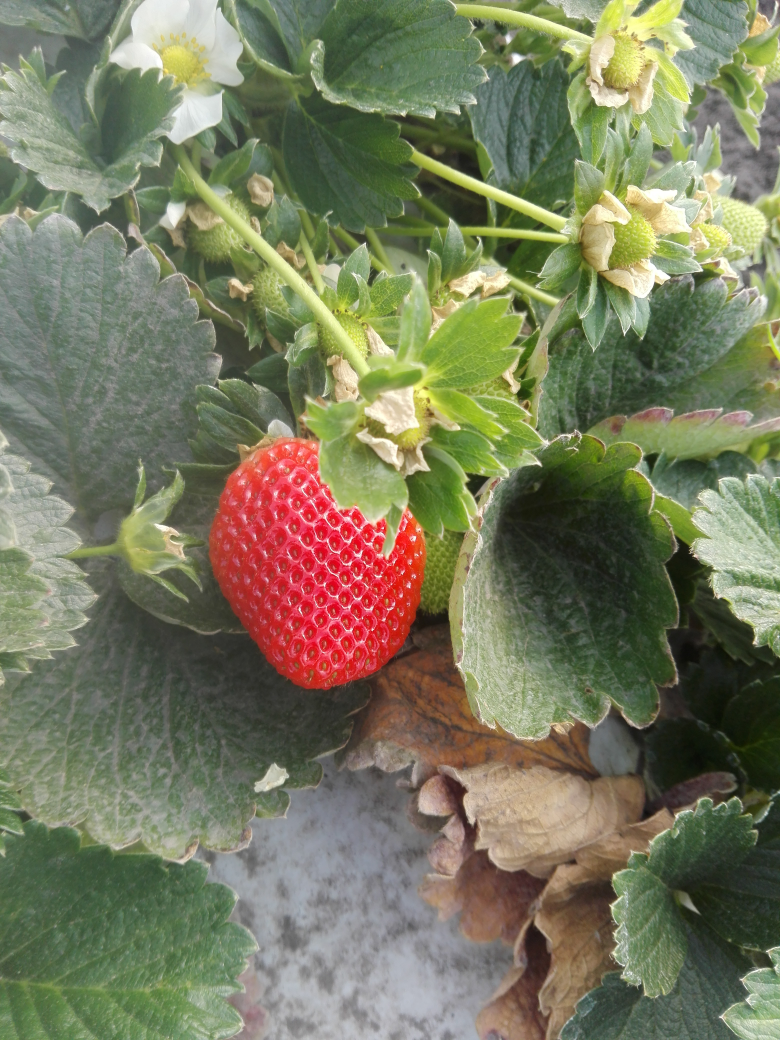
#> input picture database/images/complete/fresas.004.jpg, 3120 x 4160 px (shown at 1/4 size)
$ python -i strawberry.py   (imports and definitions only)
#> lines starting #> are read from the running program, lines starting #| are printed output that depends on the picture; after the words box and inside, x2 and y2 are one past the last pixel; in counts of white or black regions, pixels touching at a corner belong together
#> further down, picture is the input picture: shape (4160, 3120, 3); mean B, G, R 94.4, 122, 120.4
import math
import cv2
import numpy as np


# [22 lines left out: function Depth, not called in this run]


def SBFilter(src):
        #Converting the RGB image into a LAB image
    lab_image = cv2.cvtColor(src, cv2.COLOR_BGR2LAB)
#> lab_image: shape (4160, 3120, 3); mean of channels 0, 1, 2 128.4, 122.6, 143.5
        #Separating channels of the color space
    #l_channel,a_channel,b_channel = cv2.split(lab_image)
    a_channel = lab_image[:,:,1]
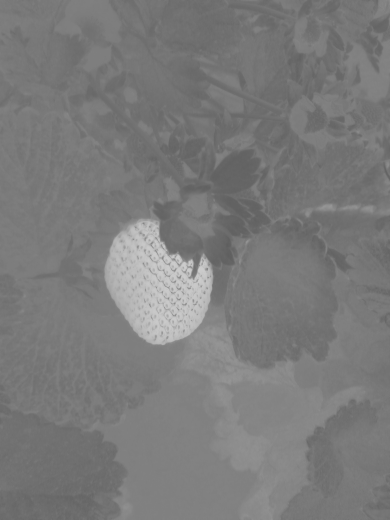
#> a_channel: shape (4160, 3120) (shown at 1/8 size); min 93, max 207, mean 122.6
        #Removing big false positives
    #a_channel =a_channel-np.abs(128-b_channel)
        #Highlighting the strawberry
    #ret2,th = cv2.threshold(a_channel,175,255,cv2.THRESH_TRUNC)
	#Binarizing the image
    ret3,th2 = cv2.threshold(a_channel,165,255,cv2.THRESH_BINARY)
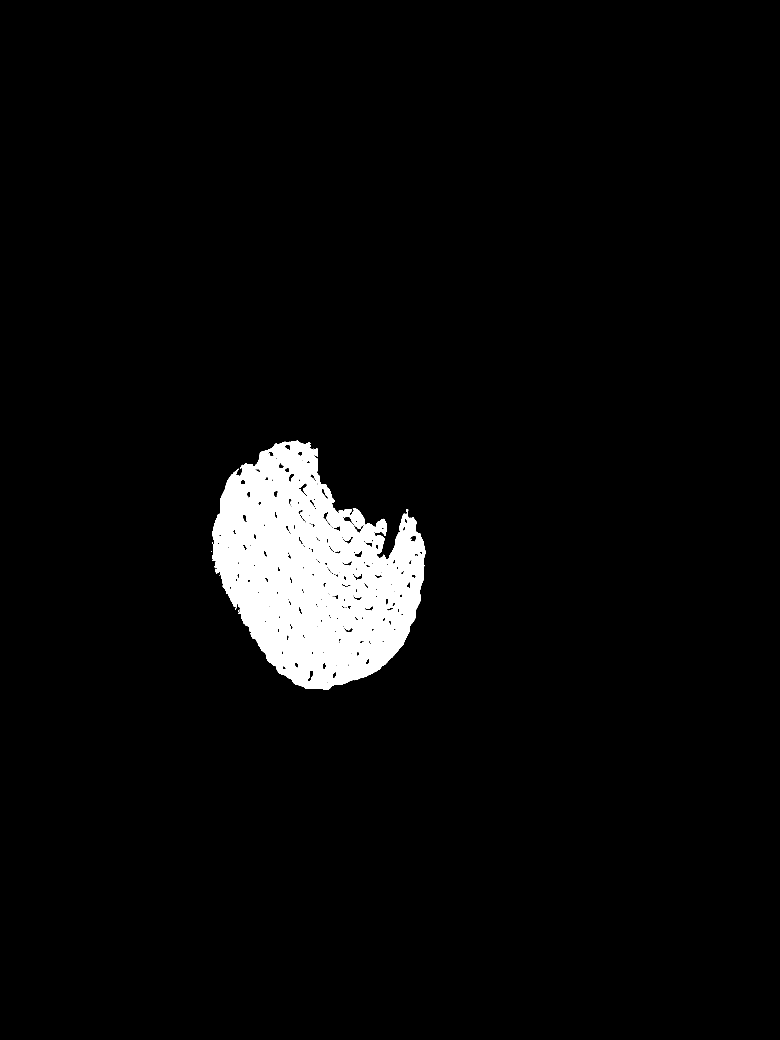
#> th2: shape (4160, 3120) (shown at 1/4 size); 4% white; 29 white regions (27 under 20 px), largest, box (x1, y1, x2, y2) and area: (848, 1763, 1702, 2759) 522291, (948, 1875, 954, 1882) 25

      #Filtering small false positives
    kernel = np.ones((15,15),np.uint8)
    filtered = cv2.morphologyEx(th2, cv2.MORPH_OPEN, kernel)
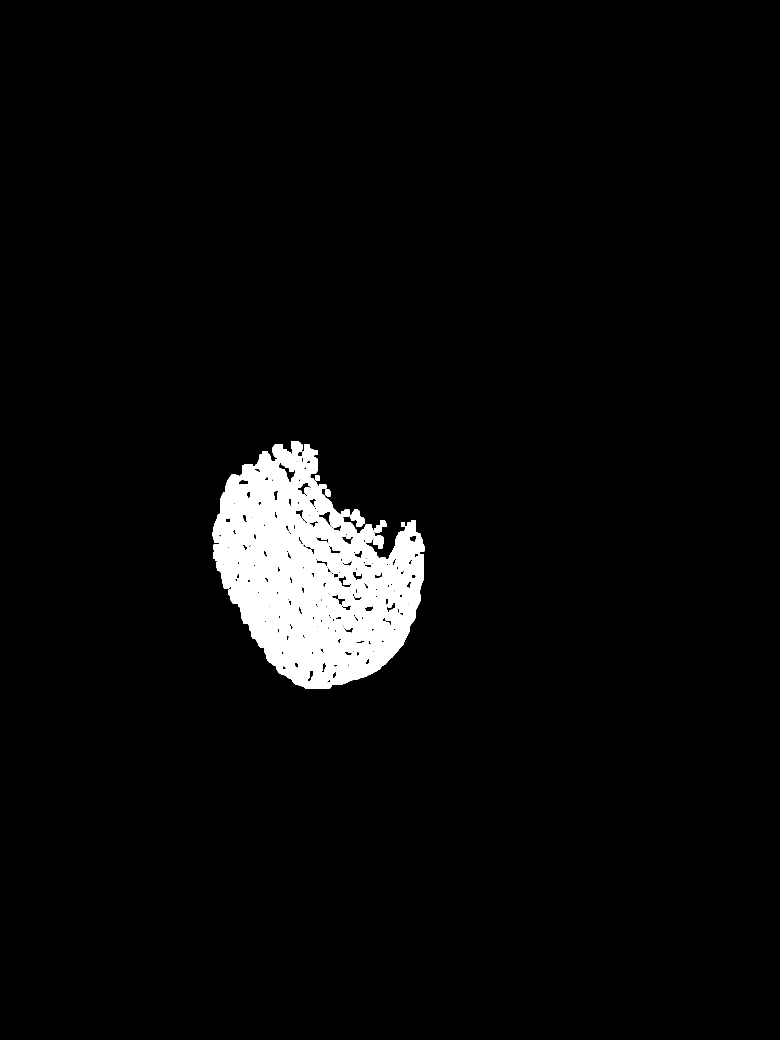
#> filtered: shape (4160, 3120) (shown at 1/4 size); 3.9% white; 6 white regions, box (x1, y1, x2, y2) and area: (850, 1767, 1698, 2756) 497050, (1403, 2038, 1457, 2108) 2216, (1499, 2081, 1545, 2130) 1253, (1301, 1959, 1323, 1985) 517, (1261, 1901, 1279, 1923) 371, (1604, 2088, 1619, 2105) 255
    filtered = cv2.dilate(filtered,kernel,iterations = 1)
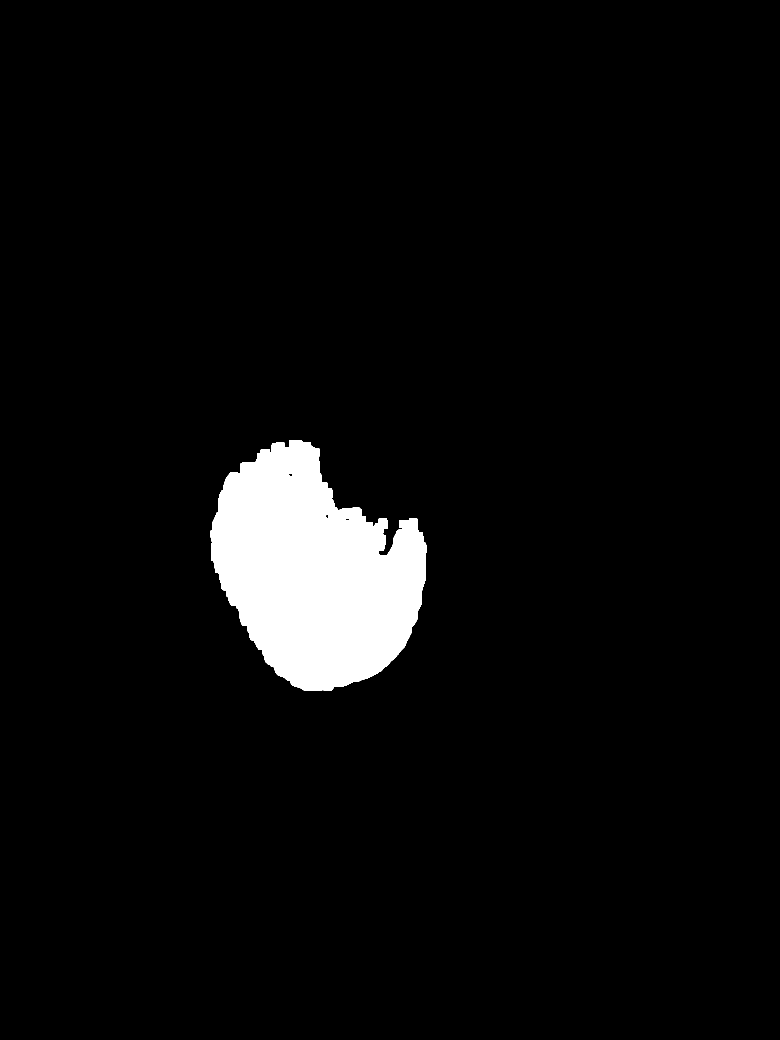
#> filtered: shape (4160, 3120) (shown at 1/4 size); 4.4% white; 1 white region

    a_channel_3d = np.zeros((src.shape[0],src.shape[1],3))
    a_channel_3d[:,:,0] = a_channel
#> a_channel_3d: shape (4160, 3120, 3) float64; mean of channels 0, 1, 2 122.6, 0, 0
    a_channel_3d[:,:,1] = a_channel
#> a_channel_3d: shape (4160, 3120, 3) float64; mean of channels 0, 1, 2 122.6, 122.6, 0
    a_channel_3d[:,:,2] = a_channel
#> a_channel_3d: shape (4160, 3120, 3) float64; mean of channels 0, 1, 2 122.6, 122.6, 122.6

    	##Searching for contours
    contours, hierarchy = cv2.findContours(filtered, cv2.RETR_LIST, cv2.CHAIN_APPROX_SIMPLE)
#> contours = 26 contours, 13 with area under 20; largest, box (x1, y1, x2, y2) and area: (843, 1760, 1705, 2763) 575626, (1152, 1894, 1173, 1908) 170, (1298, 2056, 1313, 2078) 150, (1382, 2073, 1397, 2083) 118, (1497, 2184, 1508, 2199) 66

    return contours, a_channel_3d


  ##Searches the nearest stride and kernel size such that a given number of sweeps is satisfied
# [56 lines left out: functions search4stride, Scanner, TransfCoord, Predict, not called in this run]

>>> import cv2
>>> picture = cv2.imread('../../database/images/complete/fresas.004.jpg')
>>> result = SBFilter(picture)

$ run again, on database/images/complete/fresas.011.jpg
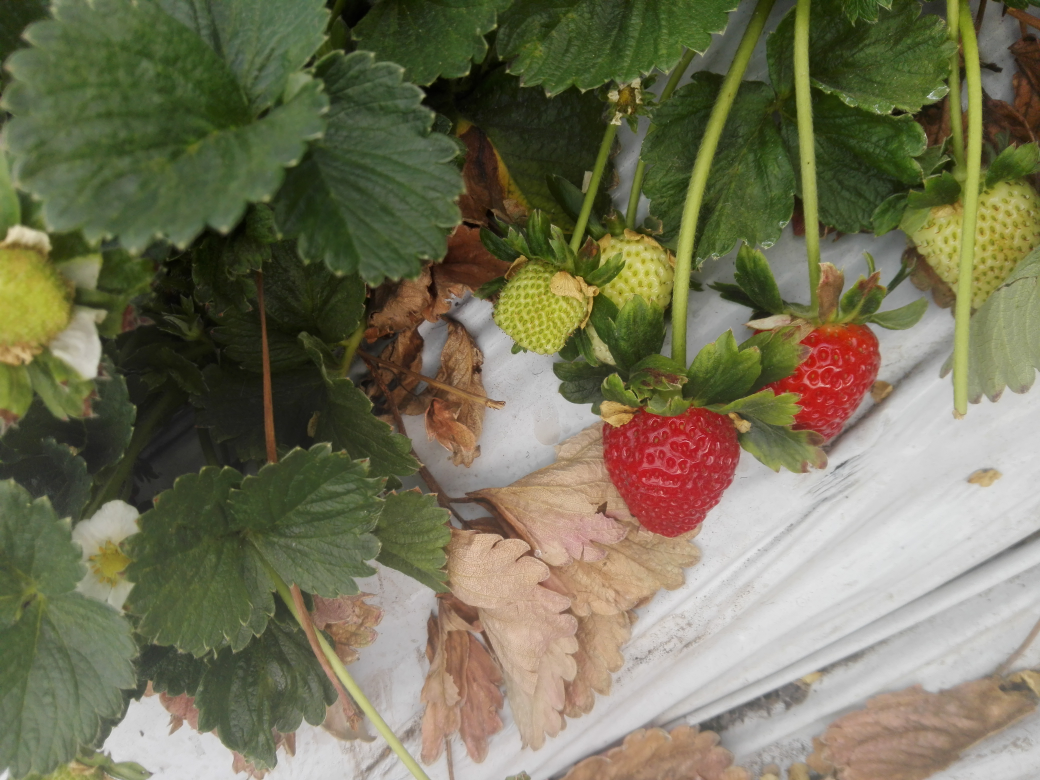
#> input picture database/images/complete/fresas.011.jpg, 4160 x 3120 px (shown at 1/4 size)
#> picture is the input picture: shape (3120, 4160, 3); mean B, G, R 87.6, 114.3, 116.2
#> lab_image: shape (3120, 4160, 3); mean of channels 0, 1, 2 120, 124.2, 143.7
#> in SBFilter, `ret3,th2 = cv2.threshold(a_channel,165,255,cv2.THRESH_BINARY)`:
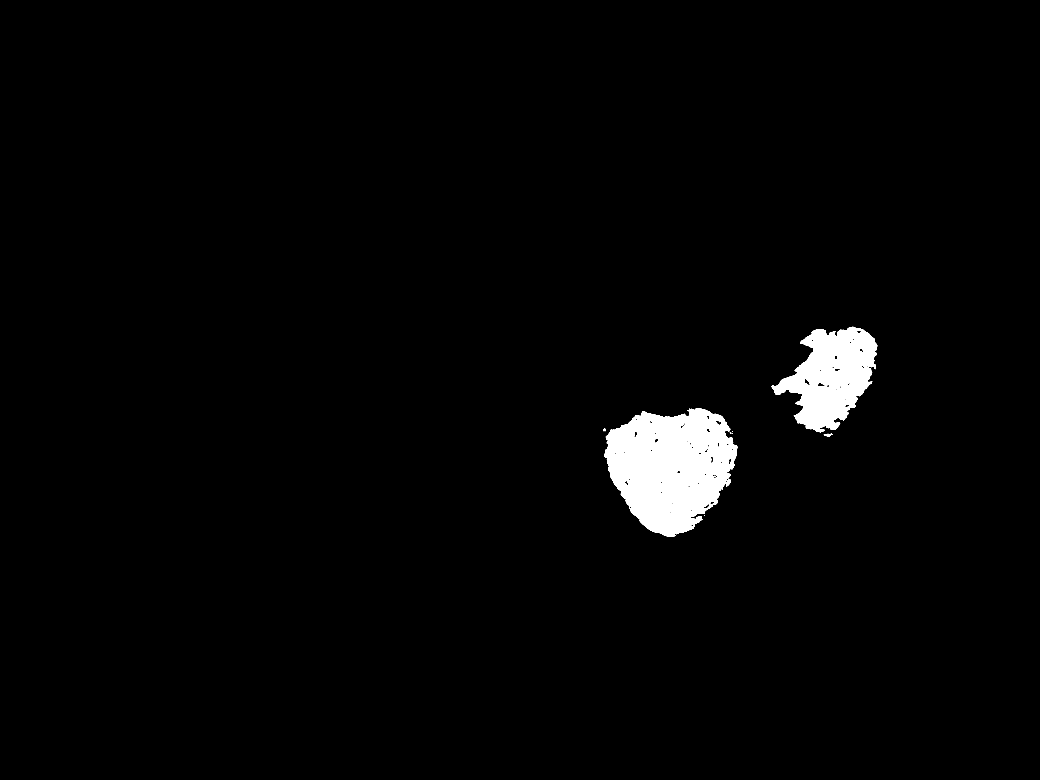
#> th2: shape (3120, 4160) (shown at 1/4 size); 2.2% white; 18 white regions (13 under 20 px), largest, box (x1, y1, x2, y2) and area: (2416, 1634, 2950, 2147) 187954, (3084, 1307, 3509, 1731) 99221, (2904, 1918, 2924, 1947) 336, (3295, 1735, 3331, 1747) 220, (2414, 1714, 2423, 1725) 68
#> in SBFilter, `filtered = cv2.dilate(filtered,kernel,iterations = 1)`:
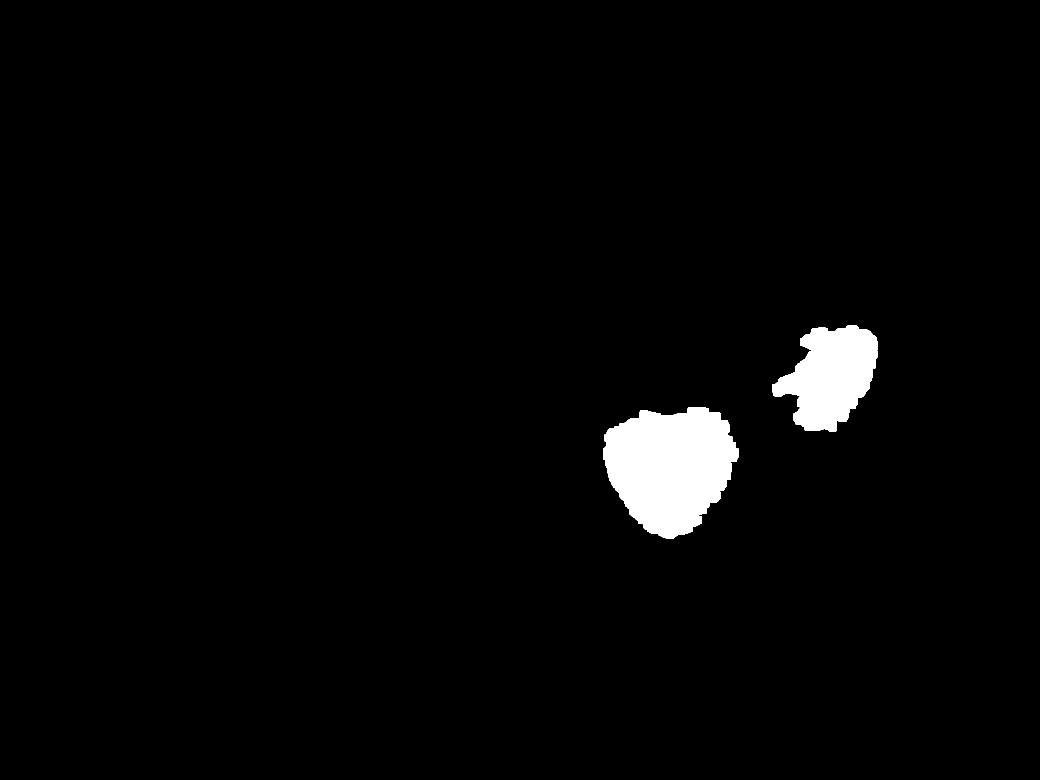
#> filtered: shape (3120, 4160) (shown at 1/4 size); 2.4% white; 2 white regions
#> contours = 2 contours; box (x1, y1, x2, y2) and area: (2413, 1628, 2953, 2154) 202088, (3089, 1302, 3512, 1725) 112392

$ run again, on database/images/complete/fresas.016.jpg
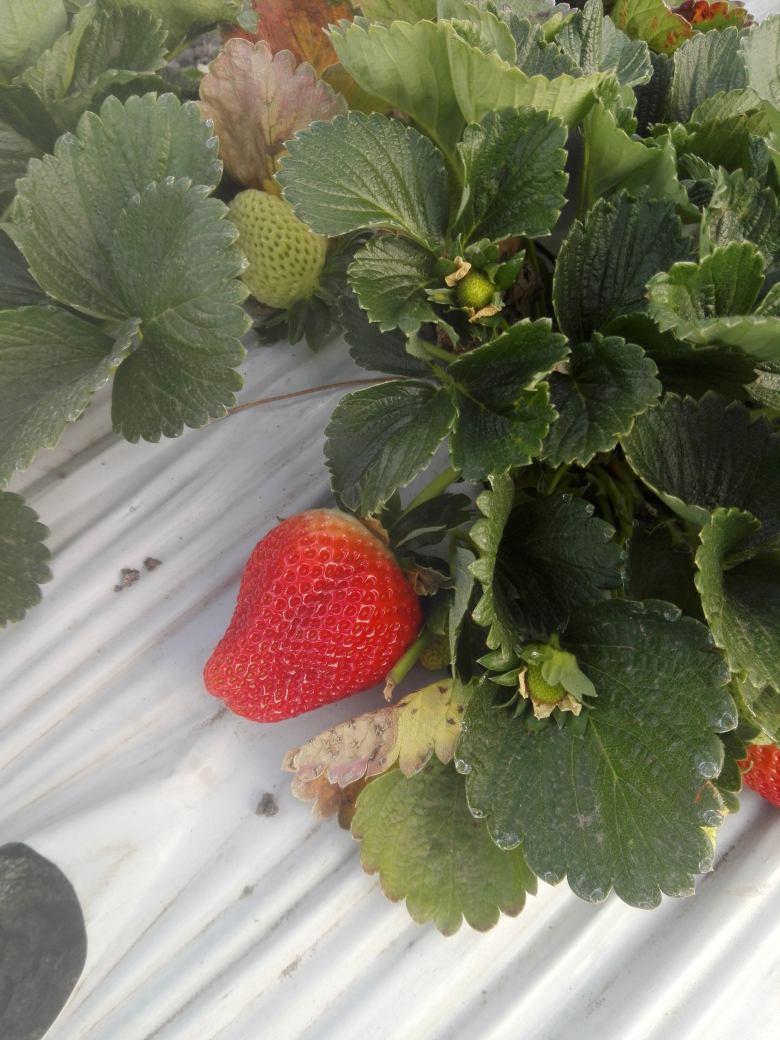
#> input picture database/images/complete/fresas.016.jpg, 3120 x 4160 px (shown at 1/4 size)
#> picture is the input picture: shape (4160, 3120, 3); mean B, G, R 100.9, 122.1, 124.5
#> lab_image: shape (4160, 3120, 3); mean of channels 0, 1, 2 128.2, 125.1, 140.8
#> in SBFilter, `ret3,th2 = cv2.threshold(a_channel,165,255,cv2.THRESH_BINARY)`:
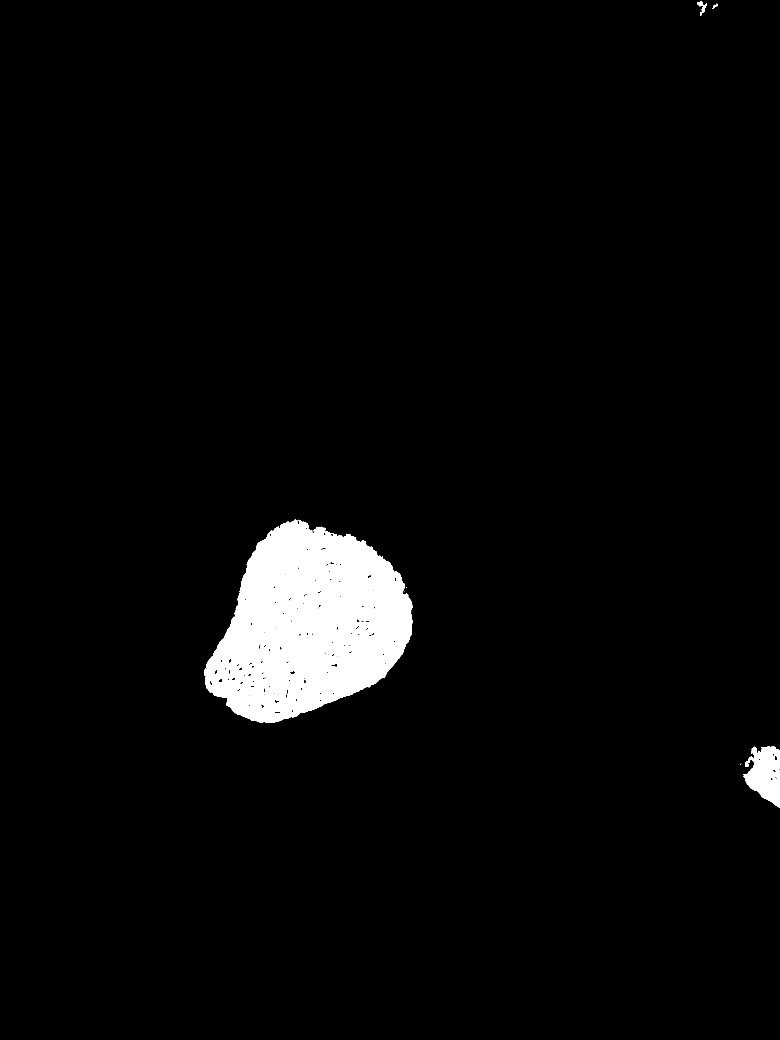
#> th2: shape (4160, 3120) (shown at 1/4 size); 3.6% white; 26 white regions (18 under 20 px), largest, box (x1, y1, x2, y2) and area: (816, 2078, 1650, 2890) 448494, (2974, 2985, 3120, 3230) 23035, (2802, 17, 2823, 64) 357
#> in SBFilter, `filtered = cv2.dilate(filtered,kernel,iterations = 1)`:
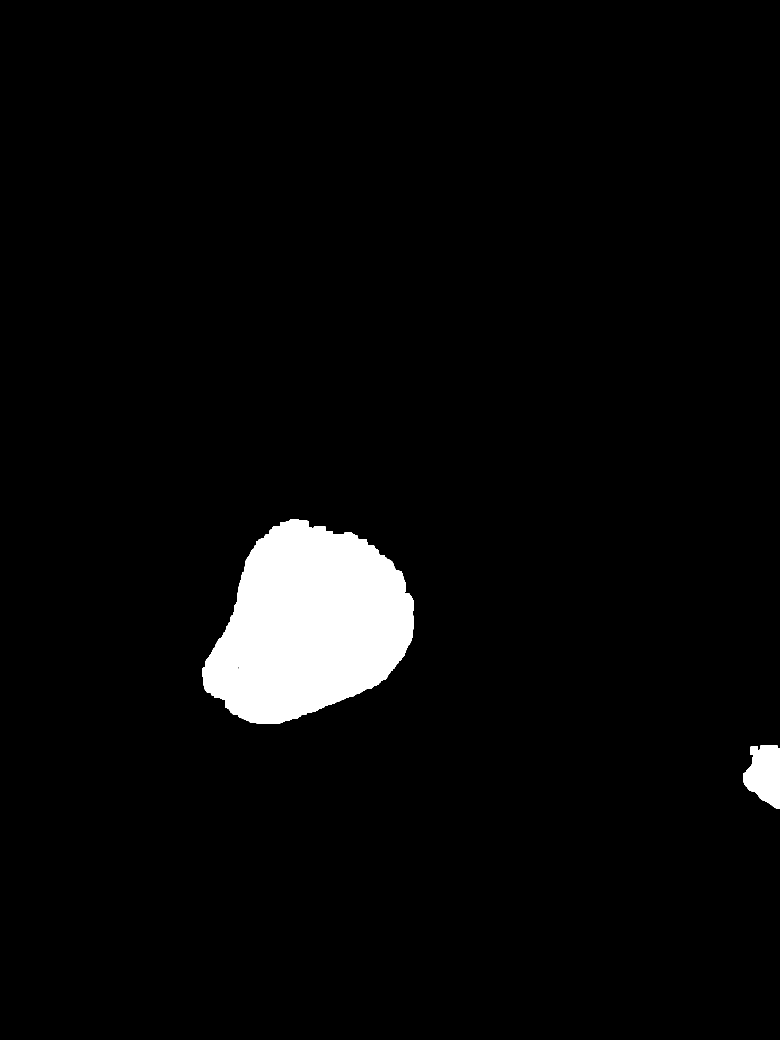
#> filtered: shape (4160, 3120) (shown at 1/4 size); 3.9% white; 2 white regions
#> contours = 7 contours, 2 with area under 20; largest, box (x1, y1, x2, y2) and area: (809, 2077, 1655, 2896) 479954, (2973, 2981, 3120, 3235) 26862, (949, 2663, 960, 2677) 82, (993, 2699, 997, 2714) 40, (1004, 2655, 1010, 2664) 22
